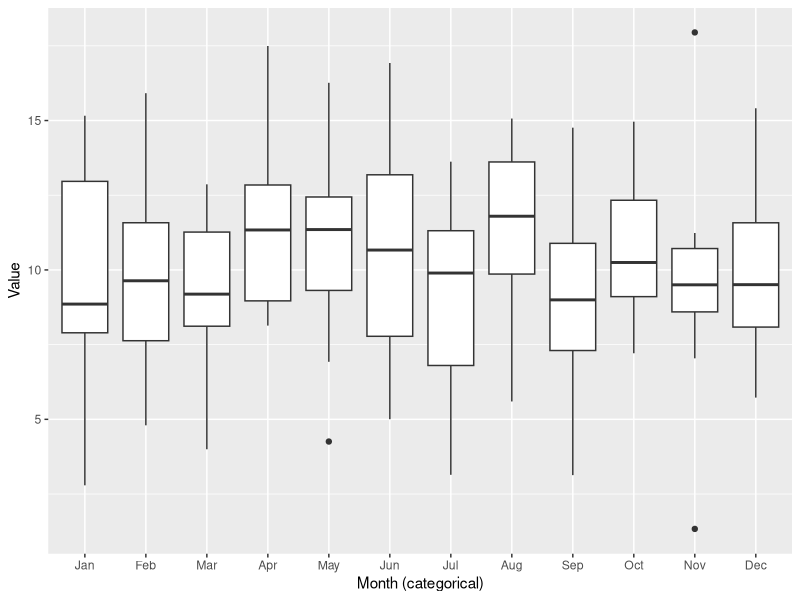
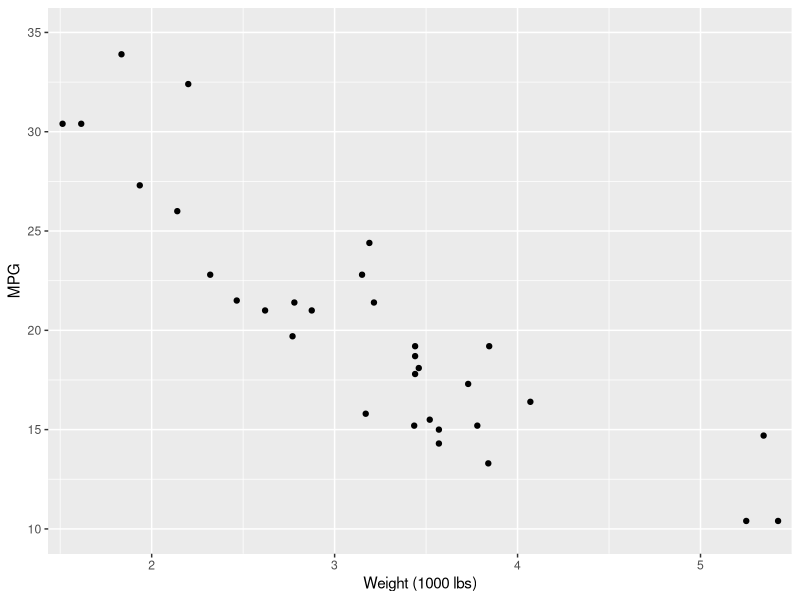
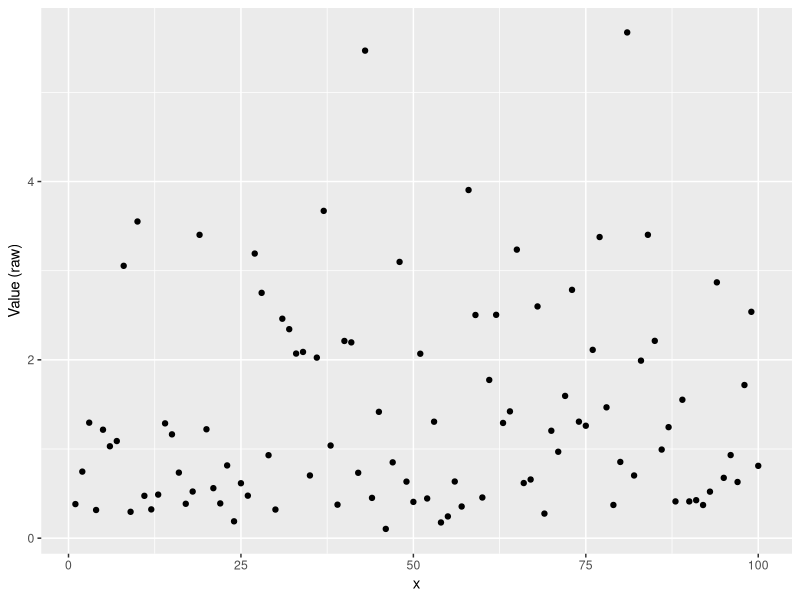
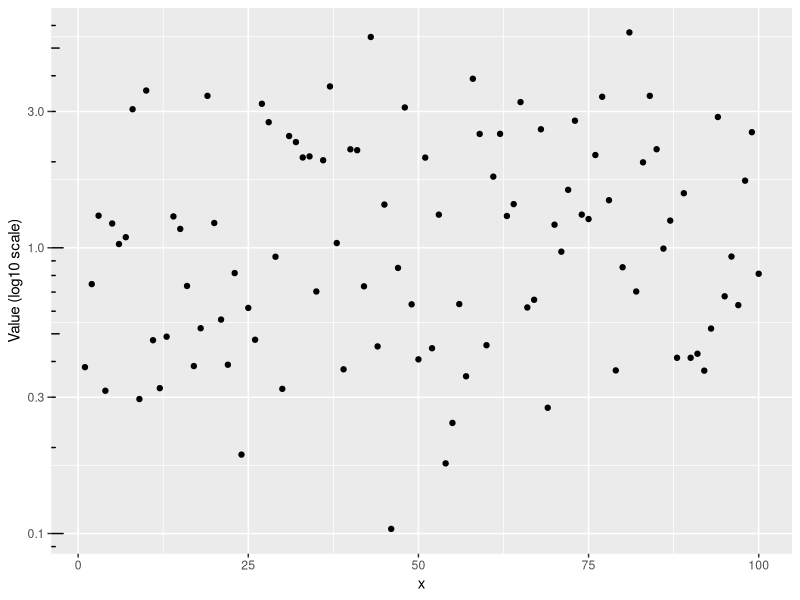
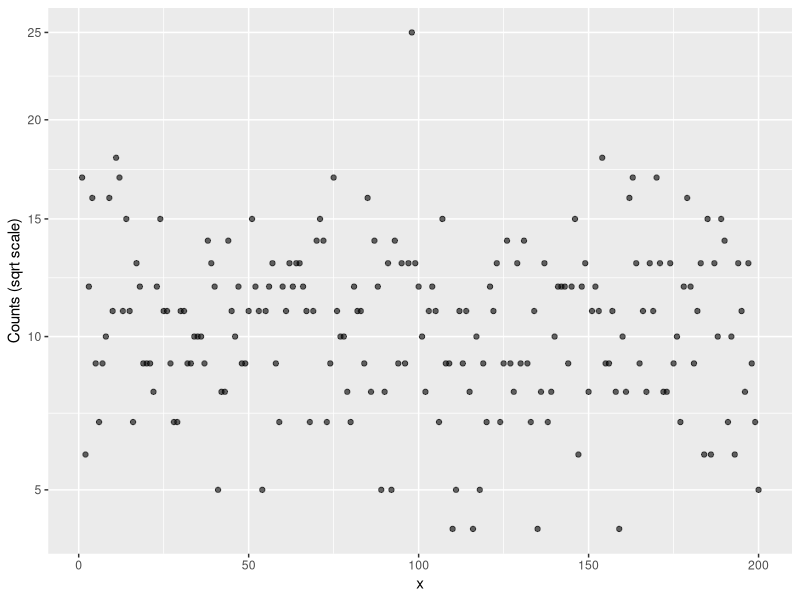
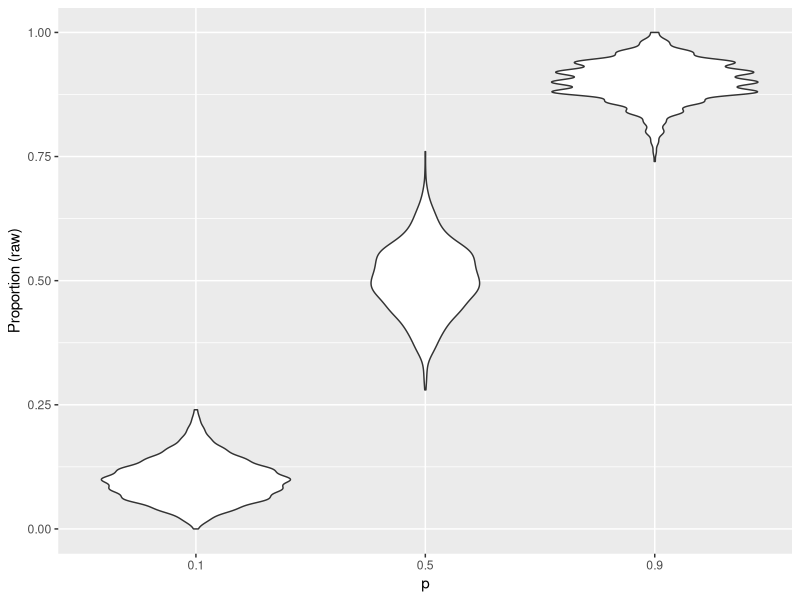
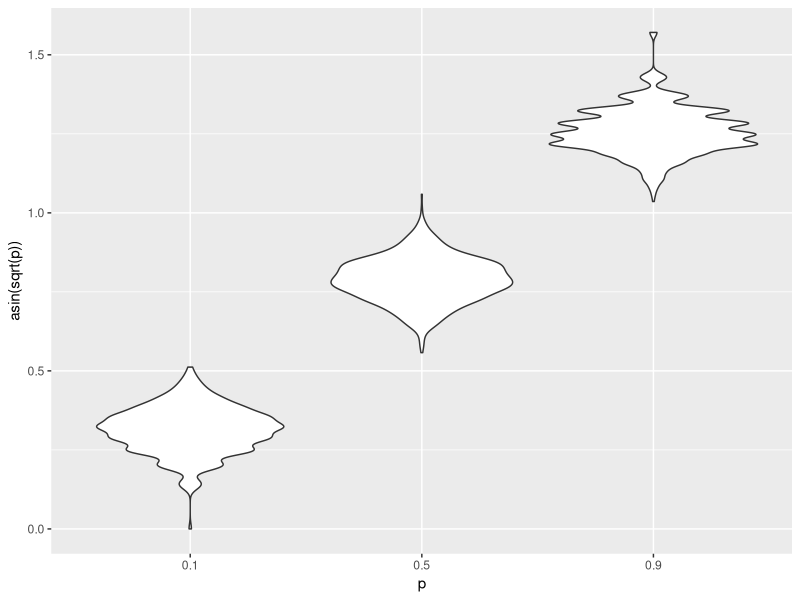
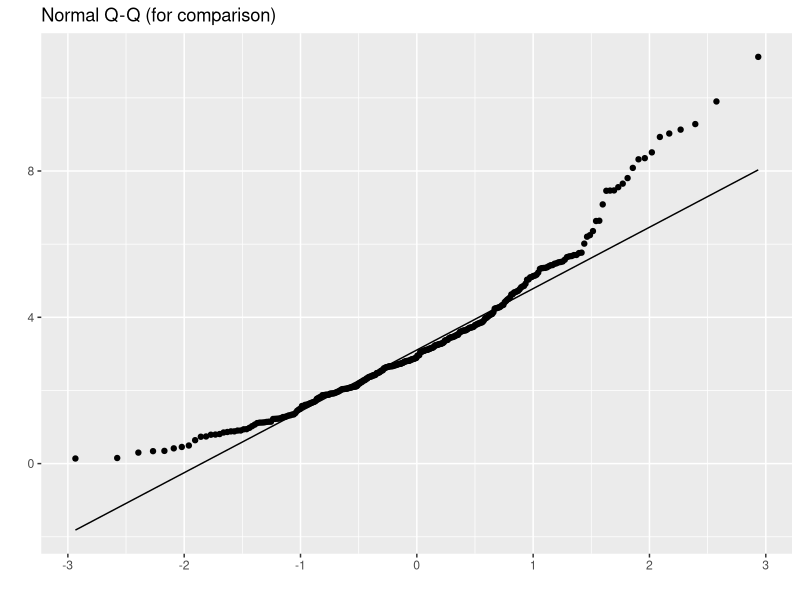

The R script that drew these images, in order:
## ---- chunk 1
library(ggplot2)
month_levels <- month.abb
set.seed(1)
df <- data.frame(month=factor(sample(month_levels, 200, TRUE), levels=month_levels),
                 value=rnorm(200, 10, 3))

ggplot(df, aes(month, value)) +
  geom_boxplot() +
  labs(x="Month (categorical)", y="Value")
## ---- chunk 2
# Emphasise non-zero baseline where ratio comparisons are *not* intended
p <- ggplot(mtcars, aes(wt, mpg)) +
  geom_point() +
  scale_x_continuous(expand = c(0.02, 0), breaks = seq(1,6,1)) +
  scale_y_continuous(limits = c(10, 35), breaks = seq(10, 35, 5)) +
  coord_cartesian(clip = "off") +
  labs(x="Weight (1000 lbs)", y="MPG")

p
## ---- chunk 3
library(lubridate)
set.seed(42)
d <- seq.Date(as.Date("2024-01-01"), as.Date("2024-06-30"), by="day")
df <- data.frame(date=d, y = cumsum(rnorm(length(d))))
## ---- chunk 4
# Population change – compare raw vs log y
set.seed(3)
df <- data.frame(x = 1:100, y = rlnorm(100, 0, 1))

p1 <- ggplot(df, aes(x, y)) + geom_point() + labs(y="Value (raw)")
p2 <- ggplot(df, aes(x, y)) + geom_point() + scale_y_log10() +
  annotation_logticks(sides = "l") + labs(y="Value (log10 scale)")

p1; p2
## ---- chunk 5
# Overdispersed counts
set.seed(7)
counts <- rpois(200, lambda = 10)
df <- data.frame(x = 1:200, y = counts)

ggplot(df, aes(x, y)) +
  geom_point(alpha=.6) +
  scale_y_sqrt() +
  labs(y="Counts (sqrt scale)")
## ---- chunk 6
set.seed(11)
n <- 50
p <- c(.1,.5,.9)
S <- lapply(p, function(pp) rbinom(1000, n, pp)/n)
df <- data.frame(p = factor(rep(p, each=1000)), val = unlist(S))

# Raw vs transformed
library(dplyr)
trans <- function(x) asin(sqrt(x))

p_raw <- ggplot(df, aes(p, val)) + geom_violin() + labs(y="Proportion (raw)")
p_asn <- ggplot(df, aes(p, trans(val))) + geom_violin() + labs(y="asin(sqrt(p))")

p_raw; p_asn
## ---- chunk 7
set.seed(13)
y <- rgamma(300, shape = 3)
qplot(sample = y) + stat_qq_line() + labs(title="Normal Q-Q (for comparison)")
## ---- chunk 8
library(ggplot2)
# Examine price vs carat on raw and log scales
p_raw <- ggplot(diamonds, aes(carat, price)) +
  geom_point(alpha = 0.15) +
  labs(title = "Diamonds: raw scale", x = "Carat", y = "Price (USD)")

p_log <- ggplot(diamonds, aes(carat, price)) +
  geom_point(alpha = 0.15) +
  scale_y_log10() +
  annotation_logticks(sides = "l") +
  labs(title = "Diamonds: log10 y-scale", x = "Carat", y = "log10 Price")

p_raw; p_log
## ---- chunk 9
# InsectSprays: count responses across treatments (overdispersed)
library(dplyr)

p_counts <- ggplot(InsectSprays, aes(spray, count)) +
  geom_jitter(width = 0.1, alpha = 0.5) +
  stat_summary(fun = median, geom = "point", size = 3, colour = "black") +
  labs(title = "Counts (raw)", x = "Spray", y = "Count")

p_sqrt <- ggplot(InsectSprays, aes(spray, count)) +
  geom_jitter(width = 0.1, alpha = 0.5) +
  stat_summary(fun = median, geom = "point", size = 3, colour = "black") +
  scale_y_sqrt() +
  labs(title = "Counts (sqrt scale)", x = "Spray", y = "sqrt(Count)")

p_counts; p_sqrt
## ---- chunk 10
# Convert to data frame and compute group-wise proportions of survival
TT <- as.data.frame(Titanic)
TT <- tidyr::pivot_wider(TT, names_from = Survived, values_from = Freq)
TT <- dplyr::mutate(TT, total = No + Yes, prop = Yes/total)
head(TT)
## ---- chunk 11
library(ggplot2)
trans_asin <- function(p) asin(sqrt(p))
trans_logit <- function(p) qlogis(p)

p1 <- ggplot(TT, aes(Class, prop, fill = Sex)) +
  geom_col(position = position_dodge()) +
  labs(title = "Proportion survived (raw)", y = "Proportion")

p2 <- ggplot(TT, aes(Class, trans_asin(prop), fill = Sex)) +
  geom_col(position = position_dodge()) +
  labs(title = "asin(sqrt(p))", y = "asin(sqrt(p))")

# Clip away 0/1 exactly to avoid +/-Inf on logit
TT_eps <- dplyr::mutate(TT, prop = pmin(pmax(prop, 1e-6), 1-1e-6))

p3 <- ggplot(TT_eps, aes(Class, trans_logit(prop), fill = Sex)) +
  geom_col(position = position_dodge()) +
  labs(title = "logit(p)", y = "logit(p)")

p1; p2; p3
## ---- chunk 12
library(ggplot2)
library(dplyr)
AP <- AirPassengers
# Build a Date vector from time series index
start_year <- floor(time(AP))[1]
start_month <- cycle(AP)[1]
idx <- seq(as.Date(sprintf("%d-%02d-01", start_year, start_month)), by = "1 month", length.out = length(AP))
AP_df <- data.frame(date = idx, passengers = as.numeric(AP))
head(AP_df)
## ---- chunk 13
# Monthly series: show yearly breaks and abbreviated month labels in tooltips
p_time <- ggplot(AP_df, aes(date, passengers)) +
  geom_line() +
  scale_x_date(date_breaks = "1 year", date_labels = "%Y") +
  labs(title = "AirPassengers (1949–1960)", x = "Year", y = "Passengers (thousands)")

p_time
## ---- chunk 14
p_lin <- ggplot(AP_df, aes(date, passengers)) +
  geom_line() +
  labs(title = "Linear y-scale", x = "Year", y = "Passengers")

p_log <- ggplot(AP_df, aes(date, passengers)) +
  geom_line() +
  scale_y_log10() + annotation_logticks(sides = "l") +
  labs(title = "Log y-scale (multiplicative growth)", x = "Year", y = "log10 Passengers")

p_lin; p_log
